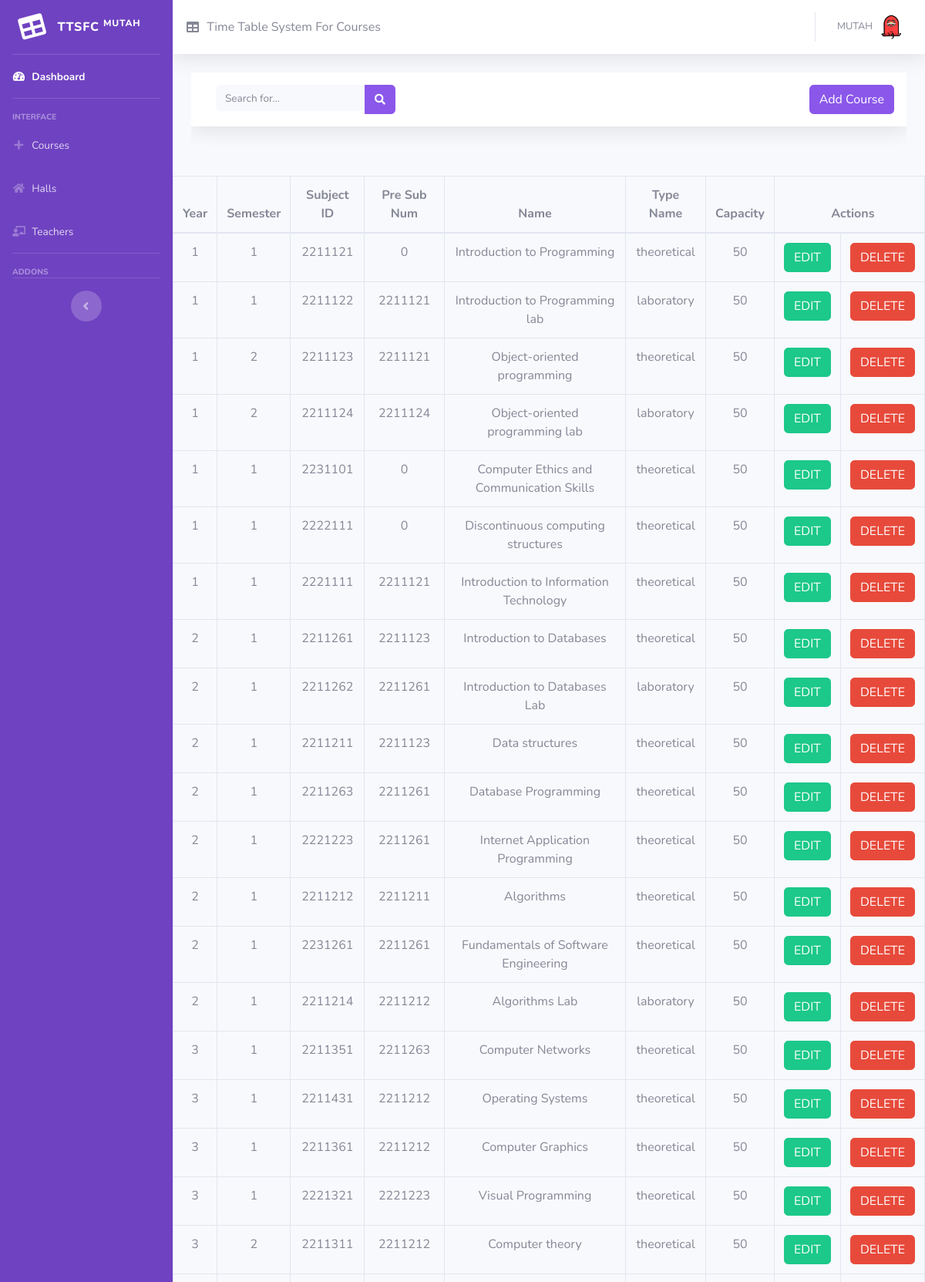
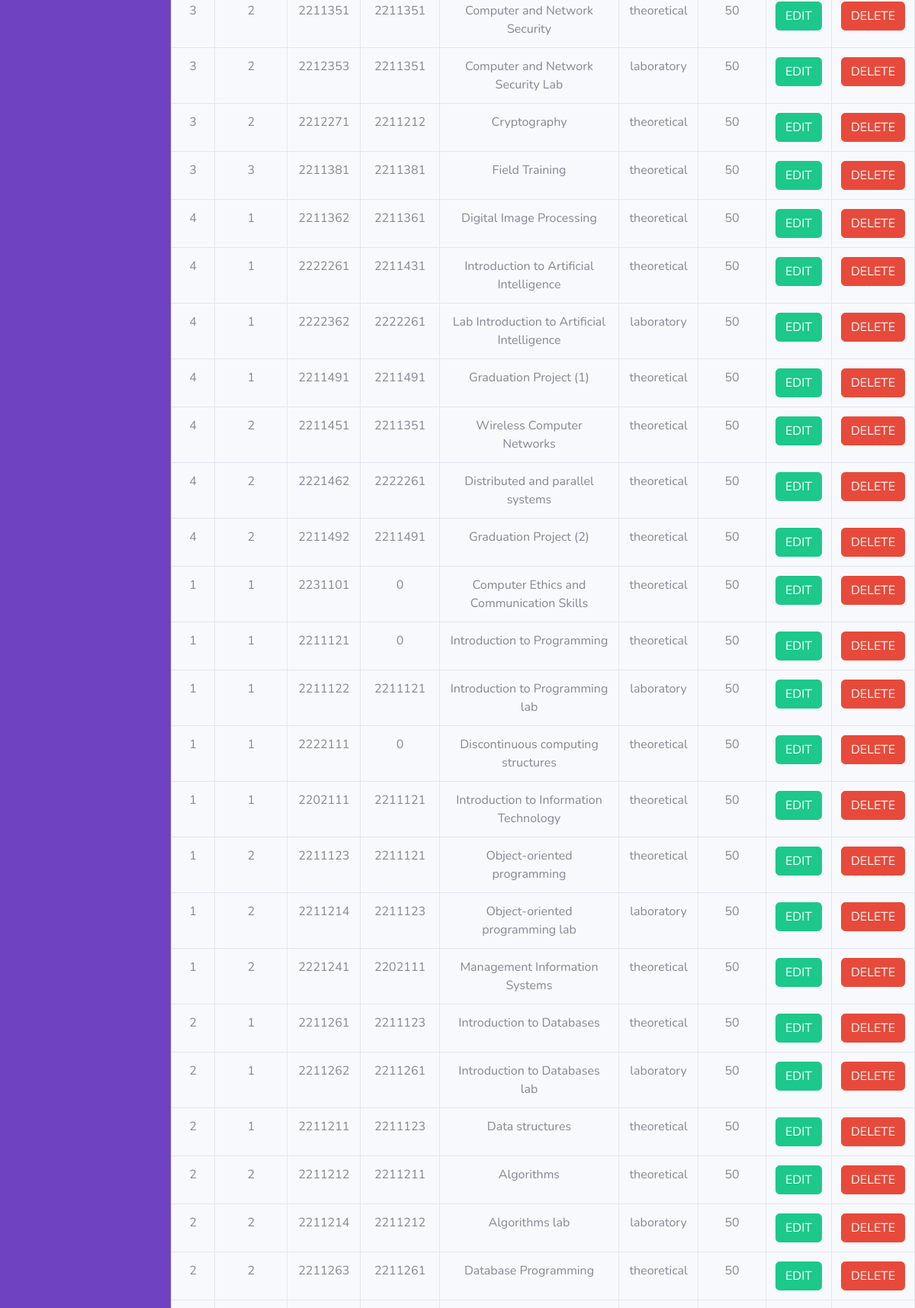
The page /courses.php (signed in, upper part) on the database its author committed (2 pictures, top to bottom).
### tables this page shows
CREATE TABLE `subjects` (
  `id` int(20) NOT NULL,
  `year` int(20) NOT NULL,
  `semester` int(20) NOT NULL,
  `major_id` int(20) NOT NULL,
  `subject_id` int(20) NOT NULL,
  `pre_sub_num` int(20) NOT NULL,
  `name` varchar(100) NOT NULL,
  `type_name` varchar(100) NOT NULL,
  `Capacity` int(11) NOT NULL
);

### php/search_courses.php (the view, shortened to what this page needs)
<?php
include_once(__DIR__ . '/../connect.php');
$search = isset($_POST['search']) ? $_POST['search'] : '';
$sql = "SELECT * FROM subjects WHERE
        name LIKE '%$search%' OR
        type_name LIKE '%$search%' OR
        year LIKE '%$search%' OR
        semester LIKE '%$search%' OR
        major_id LIKE '%$search%' OR
        subject_id LIKE '%$search%' OR
        pre_sub_num LIKE '%$search%' OR
        Capacity LIKE '%$search%'";
$result = mysqli_query($conn, $sql);
if ($result && mysqli_num_rows($result) > 0) {
    while ($row = mysqli_fetch_assoc($result)) {
        echo '<tr id="row-' . htmlspecialchars($row['id']) . '">
            <td>' . htmlspecialchars($row['year']) . '</td>
            <td>' . htmlspecialchars($row['semester']) . '</td>
            <td>' . htmlspecialchars($row['subject_id']) . '</td>
            <td>' . htmlspecialchars($row['pre_sub_num']) . '</td>
            <td>' . htmlspecialchars($row['name']) . '</td>
            <td>' . htmlspecialchars($row['type_name']) . '</td>
            <td>' . htmlspecialchars($row['Capacity']) . '</td>
            <td>
                <button type="button" class="btn btn-success edit-btn" data-id="' . htmlspecialchars($row['id']) . '" data-name="' . htmlspecialchars($row['name']) . '" data-course_id="' . htmlspecialchars($row['subject_id']) . '" data-pre_course_id="' . htmlspecialchars($row['pre_sub_num']) . '" data-major_id="' . htmlspecialchars($row['major_id']) . '" data-type="' . htmlspecialchars($row['type_name']) . '" data-capacity="' . htmlspecialchars($row['Capacity']) . '" data-year="' . htmlspecialchars($row['year']) . '" data-term="' . htmlspecialchars($row['semester']) . '">EDIT</button>
            </td>
            <td>
                <button type="button" class="btn btn-danger delete-btn" data-id="' . htmlspecialchars($row['id']) . '">DELETE</button>
            </td>
        </tr>';
    }
} else {
    echo "<tr><td colspan='10'>No data available</td></tr>";
}
?>

### courses.php (style rules this page uses)
td, th { text-align: center; }

### rows shown on the page
subjects: year "1", semester "1", subject "2211121", pre_sub_num "0", name "Introduction to Programming", type_name "theoretical", Capacity "50"
subjects: year "1", semester "1", subject "2211122", pre_sub_num "2211121", name "Introduction to Programming lab", type_name "laboratory", Capacity "50"
subjects: year "1", semester "2", subject "2211123", pre_sub_num "2211121", name "Object-oriented programming", type_name "theoretical", Capacity "50"
subjects: year "1", semester "2", subject "2211124", pre_sub_num "2211124", name "Object-oriented programming lab", type_name "laboratory", Capacity "50"
subjects: year "1", semester "1", subject "2231101", pre_sub_num "0", name "Computer Ethics and Communication Skills", type_name "theoretical", Capacity "50"
subjects: year "1", semester "1", subject "2222111", pre_sub_num "0", name "Discontinuous computing structures", type_name "theoretical", Capacity "50"
subjects: year "1", semester "1", subject "2221111", pre_sub_num "2211121", name "Introduction to Information Technology", type_name "theoretical", Capacity "50"
subjects: year "2", semester "1", subject "2211261", pre_sub_num "2211123", name "Introduction to Databases", type_name "theoretical", Capacity "50"
subjects: year "2", semester "1", subject "2211262", pre_sub_num "2211261", name "Introduction to Databases Lab", type_name "laboratory", Capacity "50"
subjects: year "2", semester "1", subject "2211211", pre_sub_num "2211123", name "Data structures", type_name "theoretical", Capacity "50"
subjects: year "2", semester "1", subject "2211263", pre_sub_num "2211261", name "Database Programming", type_name "theoretical", Capacity "50"
subjects: year "2", semester "1", subject "2221223", pre_sub_num "2211261", name "Internet Application Programming", type_name "theoretical", Capacity "50"
subjects: year "2", semester "1", subject "2211212", pre_sub_num "2211211", name "Algorithms", type_name "theoretical", Capacity "50"
subjects: year "2", semester "1", subject "2231261", pre_sub_num "2211261", name "Fundamentals of Software Engineering", type_name "theoretical", Capacity "50"
subjects: year "2", semester "1", subject "2211214", pre_sub_num "2211212", name "Algorithms Lab", type_name "laboratory", Capacity "50"
subjects: year "3", semester "1", subject "2211351", pre_sub_num "2211263", name "Computer Networks", type_name "theoretical", Capacity "50"
subjects: year "3", semester "1", subject "2211431", pre_sub_num "2211212", name "Operating Systems", type_name "theoretical", Capacity "50"
subjects: year "3", semester "1", subject "2211361", pre_sub_num "2211212", name "Computer Graphics", type_name "theoretical", Capacity "50"
subjects: year "3", semester "1", subject "2221321", pre_sub_num "2221223", name "Visual Programming", type_name "theoretical", Capacity "50"
subjects: year "3", semester "2", subject "2211311", pre_sub_num "2211212", name "Computer theory", type_name "theoretical", Capacity "50"
subjects: year "3", semester "2", subject "2211351", pre_sub_num "2211351", name "Computer and Network Security", type_name "theoretical", Capacity "50"
subjects: year "3", semester "2", subject "2212353", pre_sub_num "2211351", name "Computer and Network Security Lab", type_name "laboratory", Capacity "50"
subjects: year "3", semester "2", subject "2212271", pre_sub_num "2211212", name "Cryptography", type_name "theoretical", Capacity "50"
subjects: year "3", semester "3", subject "2211381", pre_sub_num "2211381", name "Field Training", type_name "theoretical", Capacity "50"
subjects: year "4", semester "1", subject "2211362", pre_sub_num "2211361", name "Digital Image Processing", type_name "theoretical", Capacity "50"
subjects: year "4", semester "1", subject "2222261", pre_sub_num "2211431", name "Introduction to Artificial Intelligence", type_name "theoretical", Capacity "50"
subjects: year "4", semester "1", subject "2222362", pre_sub_num "2222261", name "Lab Introduction to Artificial Intelligence", type_name "laboratory", Capacity "50"
subjects: year "4", semester "1", subject "2211491", pre_sub_num "2211491", name "Graduation Project (1)", type_name "theoretical", Capacity "50"
subjects: year "4", semester "2", subject "2211451", pre_sub_num "2211351", name "Wireless Computer Networks", type_name "theoretical", Capacity "50"
subjects: year "4", semester "2", subject "2221462", pre_sub_num "2222261", name "Distributed and parallel systems", type_name "theoretical", Capacity "50"
subjects: year "4", semester "2", subject "2211492", pre_sub_num "2211491", name "Graduation Project (2)", type_name "theoretical", Capacity "50"
subjects: year "1", semester "1", subject "2231101", pre_sub_num "0", name "Computer Ethics and Communication Skills", type_name "theoretical", Capacity "50"
subjects: year "1", semester "1", subject "2211121", pre_sub_num "0", name "Introduction to Programming", type_name "theoretical", Capacity "50"
subjects: year "1", semester "1", subject "2211122", pre_sub_num "2211121", name "Introduction to Programming lab", type_name "laboratory", Capacity "50"
subjects: year "1", semester "1", subject "2222111", pre_sub_num "0", name "Discontinuous computing structures", type_name "theoretical", Capacity "50"
subjects: year "1", semester "1", subject "2202111", pre_sub_num "2211121", name "Introduction to Information Technology", type_name "theoretical", Capacity "50"
subjects: year "1", semester "2", subject "2211123", pre_sub_num "2211121", name "Object-oriented programming", type_name "theoretical", Capacity "50"
subjects: year "1", semester "2", subject "2211214", pre_sub_num "2211123", name "Object-oriented programming lab", type_name "laboratory", Capacity "50"
subjects: year "1", semester "2", subject "2221241", pre_sub_num "2202111", name "Management Information Systems", type_name "theoretical", Capacity "50"
subjects: year "2", semester "1", subject "2211261", pre_sub_num "2211123", name "Introduction to Databases", type_name "theoretical", Capacity "50"
subjects: year "2", semester "1", subject "2211262", pre_sub_num "2211261", name "Introduction to Databases lab", type_name "laboratory", Capacity "50"
subjects: year "2", semester "1", subject "2211211", pre_sub_num "2211123", name "Data structures", type_name "theoretical", Capacity "50"
subjects: year "2", semester "2", subject "2211212", pre_sub_num "2211211", name "Algorithms", type_name "theoretical", Capacity "50"
subjects: year "2", semester "2", subject "2211214", pre_sub_num "2211212", name "Algorithms lab", type_name "laboratory", Capacity "50"
subjects: year "2", semester "2", subject "2211263", pre_sub_num "2211261", name "Database Programming", type_name "theoretical", Capacity "50"
